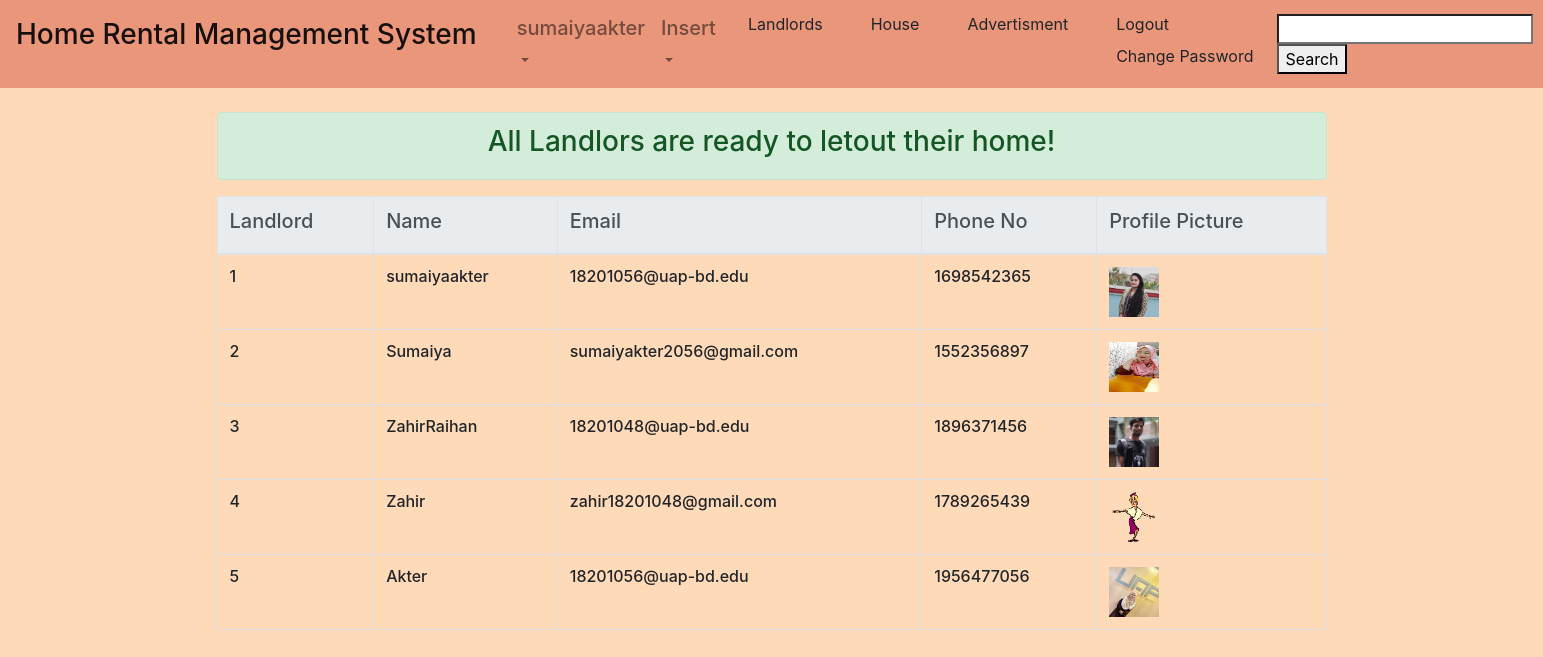
Page /Landlords/ (signed in) on the committed database.
### User/models.py (models this page shows, shortened)
class Profile(models.Model):
    profile_picture = models.ImageField(upload_to='images/profile')
    contact_no = models.IntegerField(null=True, blank=True)
    name = models.CharField(max_length=100,null=True)
    email = models.EmailField(max_length=100, null=True, default=1)
    user = models.ForeignKey(User, on_delete=models.CASCADE, null=True, default=1)

### Landlord/views.py (the view)
# urls.py: path('Landlords/',Lview.Landlordinfo , name='Landlords'),
@login_required
def Landlordinfo(request) :
    lanlord = Landlord.objects.filter(user=request.user)
    Landlords = Profile.objects.all()
    if lanlord:
        context = {
            "landlord": True,
            "Landlords" : Landlords
        }
    else:
        context = {
            "Landlords" : Landlords
        }
    return render(request,'landlord/landlordinfo.html',context)

### templates/landlord/landlordinfo.html (shortened to what this page needs)
{% extends 'base.html' %}
{% block content %}
<div class="alert alert-success" role="alert">
  <h3 class="alert-heading" style="text-align: center  " >All Landlors are ready to letout their home!</h3>
</div>
     <table class="table table-bordered">
  <thead class="thead-light">
    <tr>
      <th scope="col"><h5>Landlord</h5> </th>
      <th scope="col"><h5>Name</h5> </th>
      <th scope="col"><h5>Email</h5></th>
      <th scope="col"><h5>Phone No</h5></th>
        <th scope="col"><h5>Profile Picture</h5></th>
    </tr>
  </thead>
      {% for i in Landlords %}
      <body>
       <tr>
           <td> <h6>{{ i.user_id }}</h6></td>
           <td><h6>{{ i.name }}</h6></td>
           <td><h6>{{ i.email }}</h6></td>
           <td><h6>{{ i.contact_no }}</h6></td>
           <td><img src="{{ i.profile_picture.url }} " width="50" height="50"></td>
       </tr>
      </body>
{% endfor %}
    </table>
{% endblock content %}

### templates/base.html (shortened to what this page needs)
{% load static %}
<!DOCTYPE html>
<html lang="en">
<head>
    <link rel="stylesheet" href="https://stackpath.bootstrapcdn.com/bootstrap/4.5.2/css/bootstrap.min.css">
</head>
<body style="background-color: peachpuff ">
<nav class="navbar navbar-expand-lg navbar-light" style="background-color: darksalmon;">
  <br class="collapse navbar-collapse" id="navbarSupportedContent">
    <ul class="navbar-nav mr-auto">
      <li class="navbar-brand">
  <a class="navbar-brand" href="{% url 'Advertisment' %}">
    <h3>Home Rental Management System</h3>
  </a>
      </li>
        {% if user.is_authenticated %}
            {% if landlord %}
          <li class="nav-item dropdown">
            <a class="nav-link dropdown-toggle" href="#" id="navbarDropdown" role="button" data-toggle="dropdown" aria-haspopup="true" aria-expanded="false">
                <h5> {{ user.username }}</h5>
            </a>
          </li>
      <li class="nav-item dropdown">
        <a class="nav-link dropdown-toggle" href="#" id="navbarDropdown" role="button" data-toggle="dropdown" aria-haspopup="true" aria-expanded="false">
          <h5>Insert</h5>
        </a>
      </li>
      {% endif %}
            <li class="nav-item ">
            <a class="dropdown-item" href="{% url 'Landlords'%}">Landlords</a>
         </li>
            <li class="nav-item ">
            <a class="dropdown-item" href="{% url 'House' %}">House</a>
         </li>
            <li class="nav-item ">
            <a class="dropdown-item" href="{% url 'Advertisment' %}">Advertisment</a>
         </li>
                <li class="nav-item ">
                <a class="dropdown-item" href="{% url 'logout' %}">Logout</a>
                <a class="dropdown-item" href="{% url 'password_change' %}">Change Password</a>
        </li>
    </ul>
        <form method="POST" action="{% url 'Advertisment' %}">
            <input  type="search" name="search">
            <button  type="submit">Search</button>
        </form>
    {% endif %}
</nav>
 <br>
 <div class="container">
    {% block content %}
    {% endblock content %}
</div>
</body>
</html>

### rows in the picture
Profile: user_id "1", name "sumaiyaakter", email "18201056@uap-bd.edu", contact_no "1698542365", profile_picture (picture)
Profile: user_id "2", name "Sumaiya", email "sumaiyakter2056@gmail.com", contact_no "1552356897", profile_picture (picture)
Profile: user_id "3", name "ZahirRaihan", email "18201048@uap-bd.edu", contact_no "1896371456", profile_picture (picture)
Profile: user_id "4", name "Zahir", email "zahir18201048@gmail.com", contact_no "1789265439", profile_picture (picture)
Profile: user_id "5", name "Akter", email "18201056@uap-bd.edu", contact_no "1956477056", profile_picture (picture)

### other values in the picture
{{ user.username }} "sumaiyaakter"
